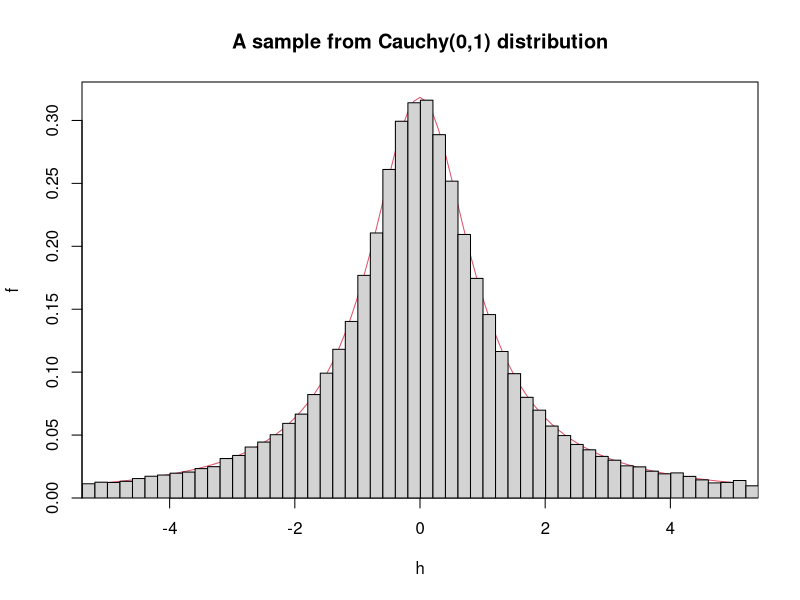
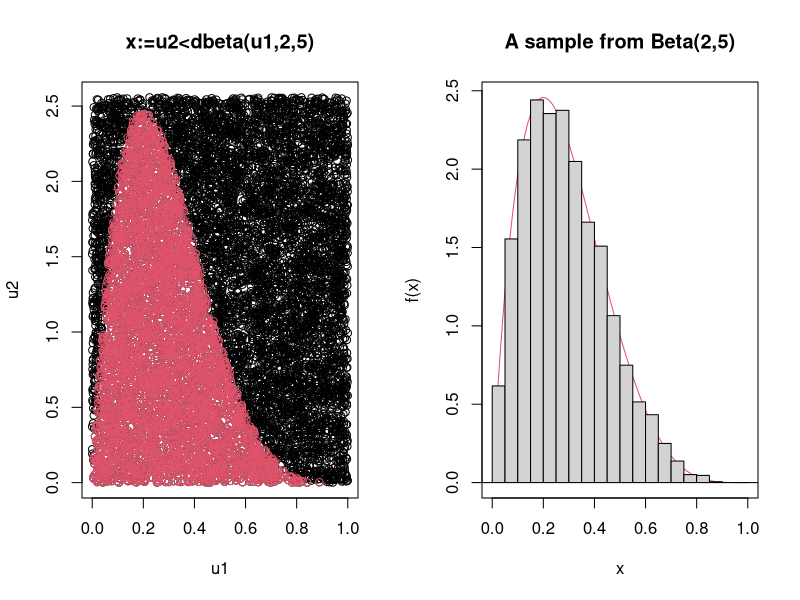
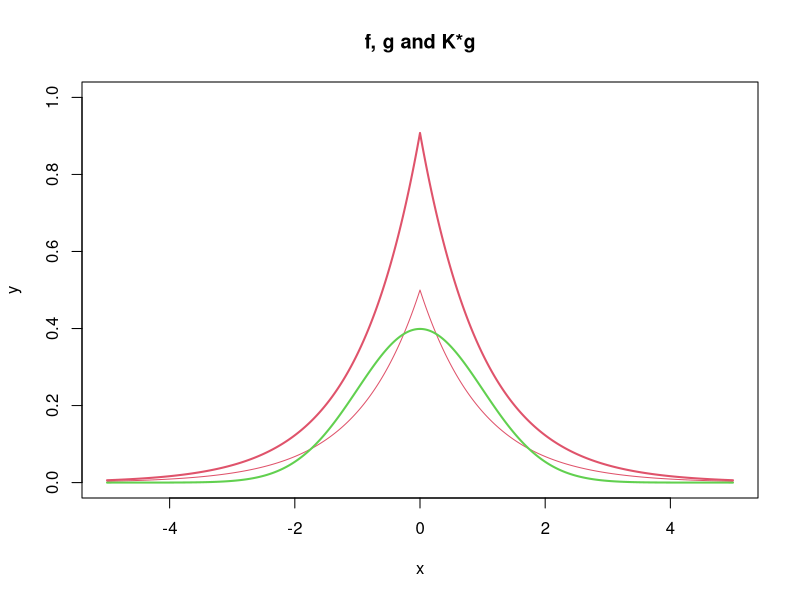
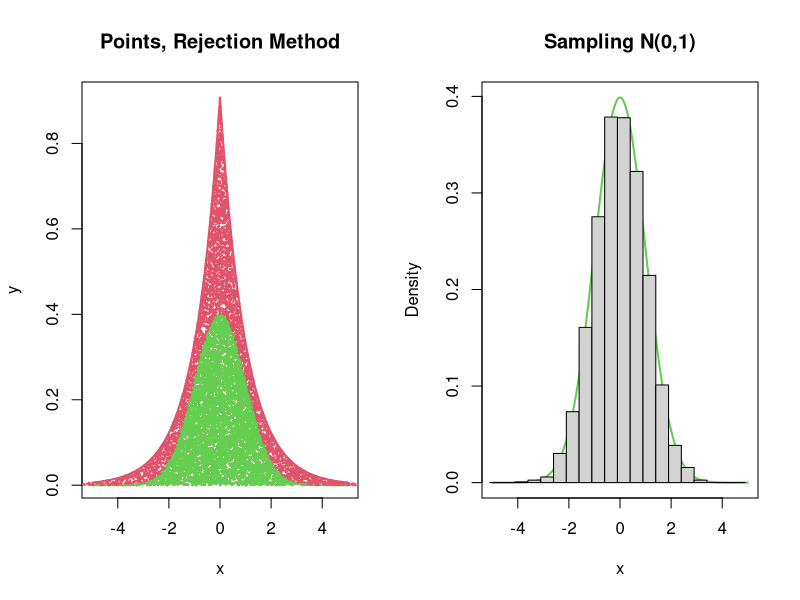

These charts were generated, in order, by the following R code:
#Exercise 1 Day 2

#1) Simulate a sample from a Cauchy(0,1) distrib with inversion method
n=100000 # n big enough
u=runif(n,0,1)
h=seq(-5,5,.1)
f=1/(pi*(1+h^2)) 

#Plot the theoretical pdf of Cauchy(0,1)
txt="A sample from Cauchy(0,1) distribution"
png("d2e1_fig1.png")
plot(h, f, type="l",col=2, main=txt) 

#now we use inverse of cauchy cdf to create a sample of a rv 
# wich follows a Cauchy(0,1)pdf F(x)=y -> y=F^-1(x)
y=tan(pi*(u-0.5))

#Plot the histogram
lb = min(y)-0.2
ub = max(y)+0.2
hist(y, breaks = seq(lb,ub,0.2),add = T,prob=T)
dev.off()
##################################################
#################################################
#2) Simulate a sample from Beta(2,5) ditrib using rejection method with 
# a uniform distribution as auxiliar distribution.

n = 10000 
h = seq(0, 1, 0.01) #beta(2,5) pdf decays fast
K = max(dbeta(h,2,5)+0.1) #maximum of Beta pdf
#now we generate n random points in the box [0,1]x[0,K]
u1 = runif(n) 
u2 = runif(n)*K
#and select those ones below the target pdf
i = u2<dbeta(u1,2,5) 
x = u1[i]
#We plot the points in the left
png("d2e1_fig2.png",height=300)
par(mfrow=c(1,2))
plot(u1,u2,xlab='u1',ylab='u2',main='x:=u2<dbeta(u1,2,5)')
lines(u1[i],u2[i],type='p',col=2)

# x should be distributed following dbeta(2,5)
txt = "A sample from Beta(2,5)"
plot(h, dbeta(h,2,5), col=2,type="l", main=txt,xlab='x',ylab='f(x)')
hist(x,seq(-0.1,1.1,0.05),prob=T,add=T) #prob=T normalizes the hist (area=1)
                                        #add=T is a hold on 
dev.off()
#############################################################
#############################################################
#3) Simulate a sample from an N(0,1), distribution with the rejection method
# using the doble exponential distribution as auxiliar variable

h = seq(-5, 5, 0.01)
#how is this doble exp pdf?

png("d2e1_fig3.png")
plot(h, seq(0,1.0,length=length(h)),type='n',xlab='x',ylab='y',
     main="f, g and K*g")

lines(h,0.5*exp(-abs(h)),type='l',col=2) # auxiliar g case alpha=1
                         # symmetric, normalised
lines(h,dnorm(h,0,1),type='l',col=3,lwd=2) # f, target pdf
#we define K s.t. Kg(x)>f(x) forall x

K=max(abs(dnorm(h,0,1)/(0.5*exp(-abs(h)))))+0.5

#we rescale with this one
lines(h,K*0.5*exp(-abs(h)),col=2,lwd=2)
dev.off()

#Now we use rejection method
#We generate uniform numbers in the area under Kg(x)

n=10000
#1)First the X component following g(x)
u1 = c(-rexp(n/2,rate=1), rexp(n/2,rate=1))
#hist(u1,breaks=seq(min(u1)-0.1,max(u1)+0.1,0.2),add=T,prob=T)
#2) Y component is generated uniform in 0, Kg(x)
u2 = runif(n,0,K*0.5*exp(-abs(u1)))

#the pairs (u1,u2) are in the box [min(u1),max(u1)]x[0,K*g(u1)]
# we neglect those pairs above N(0,1)
i = u2 < dnorm(u1,0,1)
x = u1[i]
#Plot all sampled points
png("d2e1_fig4.png",height=300)
par(mfrow=c(1,2))

plot(h,K*0.5*exp(-abs(h)),col=2,lwd=2,type='l',xlab='x',ylab='y',
     main='Points, Rejection Method')
lines(h,dnorm(h,0,1),type='l',col=3,lwd=2)
points(u1,u2,pch=19,cex=0.2,col=2) 
#and the points that are inside the target distribution
points(x,u2[i],pch=19,cex=0.21,col=3)

# x must be normal distributed
txt = "Sampling N(0,1)"
plot(h, dnorm(h,0,1), type="l",xlab='x',ylab='Density', lwd=2,
     col=3, main=txt)
hist(x,seq(-5.1,5.1,0.5),prob=T,add=T)
dev.off()



#############################################
############################################
#4) basic experiment. Everytime we throw a needle it falls in 
# a planck at a given position (x,y), we can assume the plancks are
# infinity long and we just care about the intersection of vertical lines.

# we take the x randomly in [0,l]
n=10000
l=1
x=runif(n,0,l) #this is the sharp of the needel
#analogously the angle formed with with x-axis can be sampled 
#uniformly in [0,2pi]
theta=runif(n,0,2*pi)
#each pair (x,theta) characterize the needle. if the tail
#   x_tail = x + l*cos(theta)
#is out of the bouds [0,l] means that we have an intersection
# we count the needles that intersect the right line
right=sum(x+l*cos(theta)>l)
# and left line
left=sum(x+l*cos(theta)<0)
#the probability of intersection will be the favoral cases over the total
p_inter = (right+left)/n





